Frame 1 (no input): blank canvas, image omitted
Frame 60 (the mouse pressed at the canvas centre just before this capture): blank canvas, image omitted
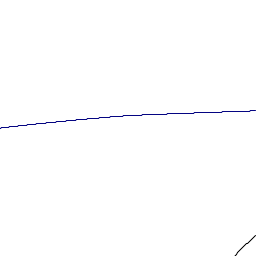
Frame 120 (the mouse held since frame 60 and released just before this capture)

The Processing sketch whose frames 1 and 60 were blank and that drew this single picture after the mouse press (run headless with seeded random() and noise(); from frame 60 on, the mouse is pressed at the canvas centre):

// Processing sketch: graphing
// ── graphing.pde

float baseline(float in){
  return log(in)/log(2);
  
  
}
int mMask = (Float.floatToIntBits(1)^(Float.floatToIntBits(1)-1));
int eMask = -1^mMask;
int intLog(int a){
  return (int)((mMask+1)*(log(mMask+1+a)/log(mMask+1)));
  
}
int div = ((Float.floatToIntBits(1)^(Float.floatToIntBits(1)-1))+1)/2;
float approx(float in){
  int n = Float.floatToIntBits(in);
  int m = n&mMask;
  int e = n&eMask;
  return (float)(intLog(m)+e-Float.floatToIntBits(1))/div;//Float.intBitsToFloat(e|m);
  
}

float x = 1;
float y = 0;
float sx;
float sy;
void setup(){
  surface.setResizable(true);
  size(256,256);
  background(255);
  
  graph();
  sx = 1./width;
  sy = 1./height;
  
}
void mouseReleased(){
  background(255);
  
  graph();
  
  
}
int oldx;
int oldy;

void draw(){
  if (mousePressed){
    x -= (mouseX-oldx)*sx;
    y += (mouseY-oldy)*sy;
    background(255);
    graph();
    
  }
  
  oldx = mouseX;
  oldy = mouseY;
}


void graph(){
  stroke(0);
  float[] oldYs = {baseline(x),approx(x)};
  for(int wx = 0; wx < width ; wx++){
    float xp = sx*((float)wx)+x;
    float[] newYs = {baseline(xp),approx(xp)};
    for(int i = 0; i < newYs.length; i++){
      stroke(color(0,0,i*128));
      line(wx-1,(height-(oldYs[i]-y)/sy),wx,(height-(newYs[i]-y)/sy));
    }
    oldYs = newYs;
  }
  
  float oldY = baseline(x)-approx(x);
  for(int wx = 0; wx < width ; wx++){
    float xp = sx*((float)wx)+x;
    float newY = baseline(xp)-approx(xp);
    for(int i = 0; i < 60; i+= 4){
      stroke(color(255,0,0,i+4)); //<>//
      line(wx-1,(height-(oldY*(1<<i)-y)/sy),wx,(height-(newY*(1<<i)-y)/sy));
    }
    oldY = newY;
  }
}
